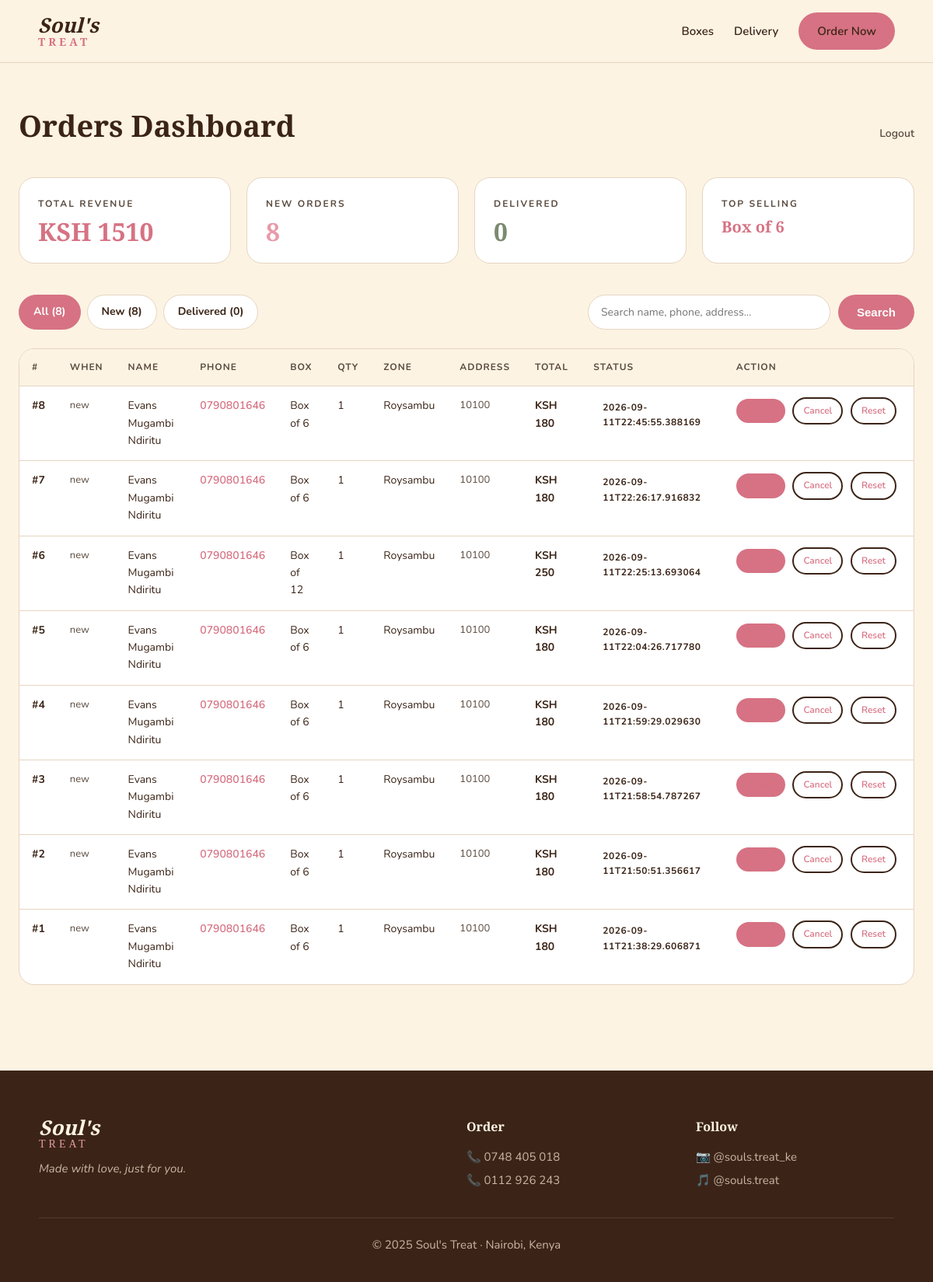
Before: /admin (signed in) with the older database file.
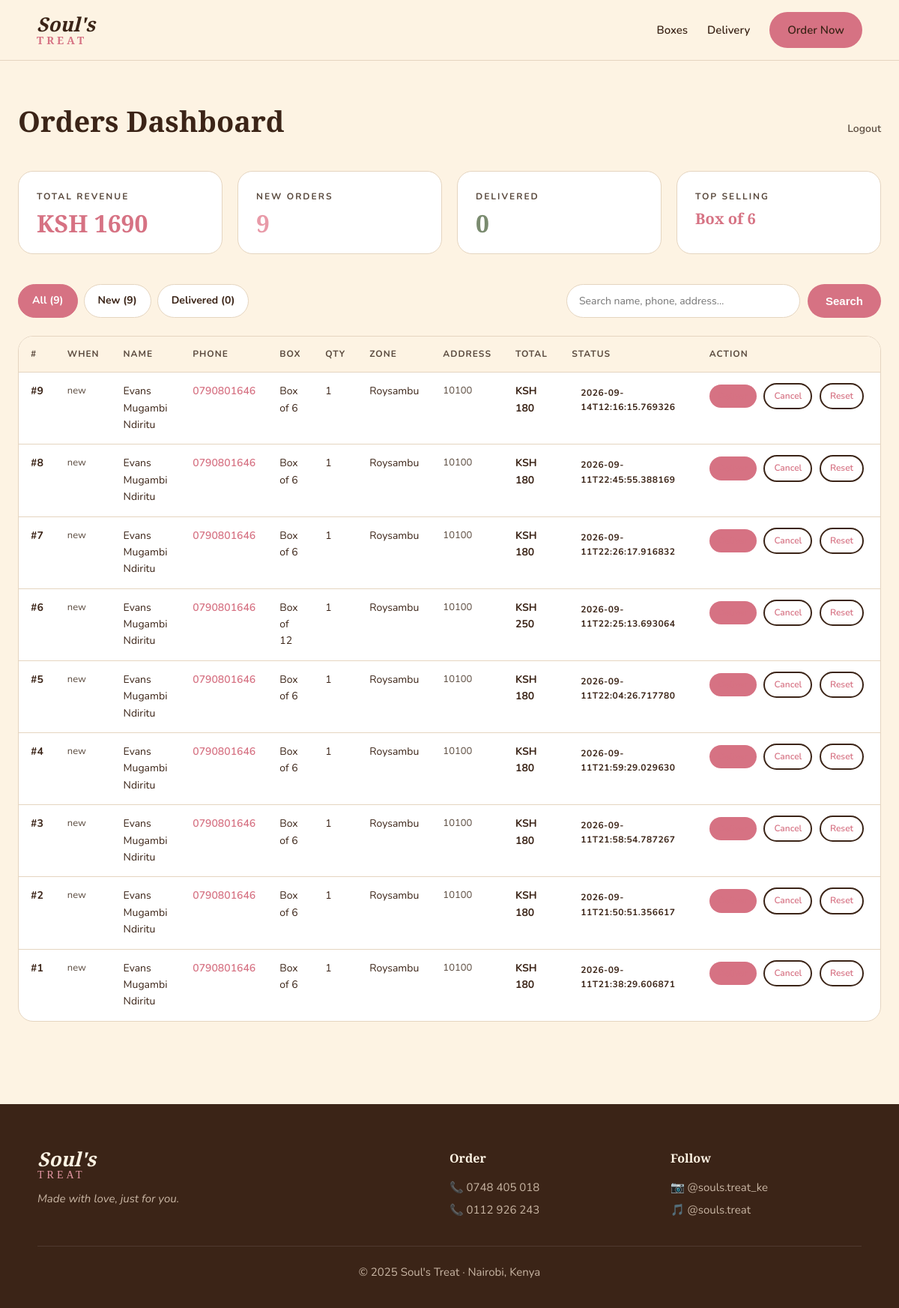
After: the same page with the newer database file.
### tables this page shows
CREATE TABLE orders (
            id INTEGER PRIMARY KEY AUTOINCREMENT,
            name TEXT NOT NULL,
            phone TEXT NOT NULL,
            box_size TEXT NOT NULL,
            quantity INTEGER NOT NULL,
            zone TEXT NOT NULL,
            address TEXT,
            notes TEXT,
            total INTEGER NOT NULL,
            created_at TEXT NOT NULL
        , status TEXT DEFAULT 'new');

### app.py (the view)
@app.route("/admin")
def admin():
    if not session.get("admin"):
        return redirect(url_for("admin_login"))
    search = request.args.get("q", "").strip()
    status_filter = request.args.get("status", "all")
    conn = sqlite3.connect(DB)
    c = conn.cursor()
    query = "SELECT * FROM orders WHERE 1=1"
    params = []
    if status_filter in ("new", "delivered", "cancelled"):
        query += " AND status = ?"
        params.append(status_filter)
    if search:
        query += " AND (name LIKE ? OR phone LIKE ? OR address LIKE ?)"
        like = f"%{search}%"
        params.extend([like, like, like])
    query += " ORDER BY id DESC"
    c.execute(query, params)
    rows = c.fetchall()
    c.execute("SELECT COUNT(*), COALESCE(SUM(total), 0) FROM orders")
    total_count, total_revenue = c.fetchone()
    c.execute("SELECT COUNT(*) FROM orders WHERE status = 'new'")
    new_count = c.fetchone()[0]
    c.execute("SELECT COUNT(*) FROM orders WHERE status = 'delivered'")
    delivered_count = c.fetchone()[0]
    c.execute("SELECT box_size, COUNT(*) as cnt FROM orders GROUP BY box_size ORDER BY cnt DESC LIMIT 1")
    top_row = c.fetchone()
    top_box = BOXES.get(top_row[0], {}).get("label", "—") if top_row else "—"
    conn.close()
    orders = []
    for r in rows:
        orders.append({
            "id": r[0], "name": r[1], "phone": r[2],
            "box": BOXES.get(r[3], {}).get("label", r[3]),
            "quantity": r[4],
            "zone": ZONES.get(r[5], {}).get("name", r[5]),
            "address": r[6], "notes": r[7],
            "total": r[8],
            "status": r[9],
            "created_at": r[10][:19].replace("T", " "),
        })
    return render_template(
        "admin.html",
        orders=orders,
        search=search,
        status_filter=status_filter,
        stats={
            "revenue": total_revenue,
            "count": total_count,
            "new_count": new_count,
            "delivered_count": delivered_count,
            "top_box": top_box,
        }
    )

### templates/admin.html (shortened to what this page needs)
{% extends "base.html" %}
{% block content %}
<section class="admin-section">
  <div class="admin-wrap">
    <div class="admin-head">
      <h1>Orders Dashboard</h1>
      <a href="/admin/logout" class="link-back">Logout</a>
    </div>
    <div class="stat-grid">
      <div class="stat">
        <div class="stat-label">Total Revenue</div>
        <div class="stat-value">KSH {{ stats.revenue }}</div>
      </div>
      <div class="stat">
        <div class="stat-label">New Orders</div>
        <div class="stat-value" style="color:#E89AA8;">{{ stats.new_count }}</div>
      </div>
      <div class="stat">
        <div class="stat-label">Delivered</div>
        <div class="stat-value" style="color:#7A8B6F;">{{ stats.delivered_count }}</div>
      </div>
      <div class="stat">
        <div class="stat-label">Top Selling</div>
        <div class="stat-value" style="font-size:20px;">{{ stats.top_box }}</div>
      </div>
    </div>
    <div class="admin-toolbar">
      <div class="filter-tabs">
        <a href="/admin?status=all" class="tab {% if status_filter == 'all' %}active{% endif %}">
          All ({{ stats.count }})
        </a>
        <a href="/admin?status=new" class="tab {% if status_filter == 'new' %}active{% endif %}">
          New ({{ stats.new_count }})
        </a>
        <a href="/admin?status=delivered" class="tab {% if status_filter == 'delivered' %}active{% endif %}">
          Delivered ({{ stats.delivered_count }})
        </a>
      </div>
      <form method="GET" action="/admin" class="search-form">
        <input type="text" name="q" placeholder="Search name, phone, address…" value="{{ search }}">
        <button type="submit" class="btn">Search</button>
      </form>
    </div>
    {% if orders %}
    <div class="table-wrap">
      <table class="orders-table">
        <thead>
          <tr>
            <th>#</th>
            <th>When</th>
            <th>Name</th>
            <th>Phone</th>
            <th>Box</th>
            <th>Qty</th>
            <th>Zone</th>
            <th>Address</th>
            <th>Total</th>
            <th>Status</th>
            <th>Action</th>
          </tr>
        </thead>
        <tbody>
          {% for o in orders %}
          <tr>
            <td><strong>#{{ o.id }}</strong></td>
            <td class="muted">{{ o.created_at }}</td>
            <td>{{ o.name }}</td>
            <td><a href="tel:{{ o.phone }}">{{ o.phone }}</a></td>
            <td>{{ o.box }}</td>
            <td>{{ o.quantity }}</td>
            <td>{{ o.zone }}</td>
            <td class="muted">{{ o.address }}</td>
            <td><strong>KSH {{ o.total }}</strong></td>
            <td>
              <span class="status-badge status-{{ o.status }}">
                {{ o.status }}
              </span>
            </td>
            <td class="actions">
              {% if o.status != 'delivered' %}
                <a href="/admin/order/{{ o.id }}/status/delivered" class="btn btn-sm">Deliver</a>
              {% endif %}
              {% if o.status != 'cancelled' %}
                <a href="/admin/order/{{ o.id }}/status/cancelled" class="btn btn-sm btn-ghost">Cancel</a>
              {% endif %}
              {% if o.status != 'new' %}
                <a href="/admin/order/{{ o.id }}/status/new" class="btn btn-sm btn-ghost">Reset</a>
              {% endif %}
            </td>
          </tr>
          {% endfor %}
        </tbody>
      </table>
    </div>
    {% else %}
      <div class="empty">
        <div style="font-size:64px;">🍩</div>
        <h3>{% if search %}No matching orders{% else %}No orders yet{% endif %}</h3>
        <p>{% if search %}Try a different search term.{% else %}When customers place orders, they'll show up here.{% endif %}</p>
      </div>
    {% endif %}
  </div>
</section>
{% endblock %}

### templates/base.html (shortened to what this page needs)
<!DOCTYPE html>
<html lang="en">
<head>
  <link rel="stylesheet" href="{{ url_for('static', filename='css/style.css') }}">
</head>
<body>
  <header class="nav">
    <div class="nav-inner">
      <a href="/" class="logo">
        <span class="logo-script">Soul's</span>
        <span class="logo-sub">Treat</span>
      </a>
      <nav>
        <a href="/#boxes">Boxes</a>
        <a href="/#zones">Delivery</a>
        <a href="/order" class="btn">Order Now</a>
      </nav>
    </div>
  </header>
  {% block content %}{% endblock %}
  <footer class="footer">
    <div class="footer-inner">
      <div>
        <div class="logo footer-logo">
          <span class="logo-script">Soul's</span>
          <span class="logo-sub">Treat</span>
        </div>
        <p class="tagline">Made with love, just for you.</p>
      </div>
      <div>
        <h4>Order</h4>
        <p>📞 0748 405 018</p>
        <p>📞 0112 926 243</p>
      </div>
      <div>
        <h4>Follow</h4>
        <p>📷 @souls.treat_ke</p>
        <p>🎵 @souls.treat</p>
      </div>
    </div>
    <p class="copy">© 2025 Soul's Treat · Nairobi, Kenya</p>
  </footer>
</body>
</html>

Changed rows visible on the page:
added orders: id "9", created_at "new", name "Evans Mugambi Ndiritu", phone "0790801646", box "Box of 6", quantity "1", zone "Roysambu", address "10100", total "180", status "2026-09-14T12:16:15.769326"
Other visible differences:
{{ stats.revenue }}: "1510" → "1690"
{{ stats.new_count }}: "8" → "9"
{{ stats.count }}: "8" → "9"
